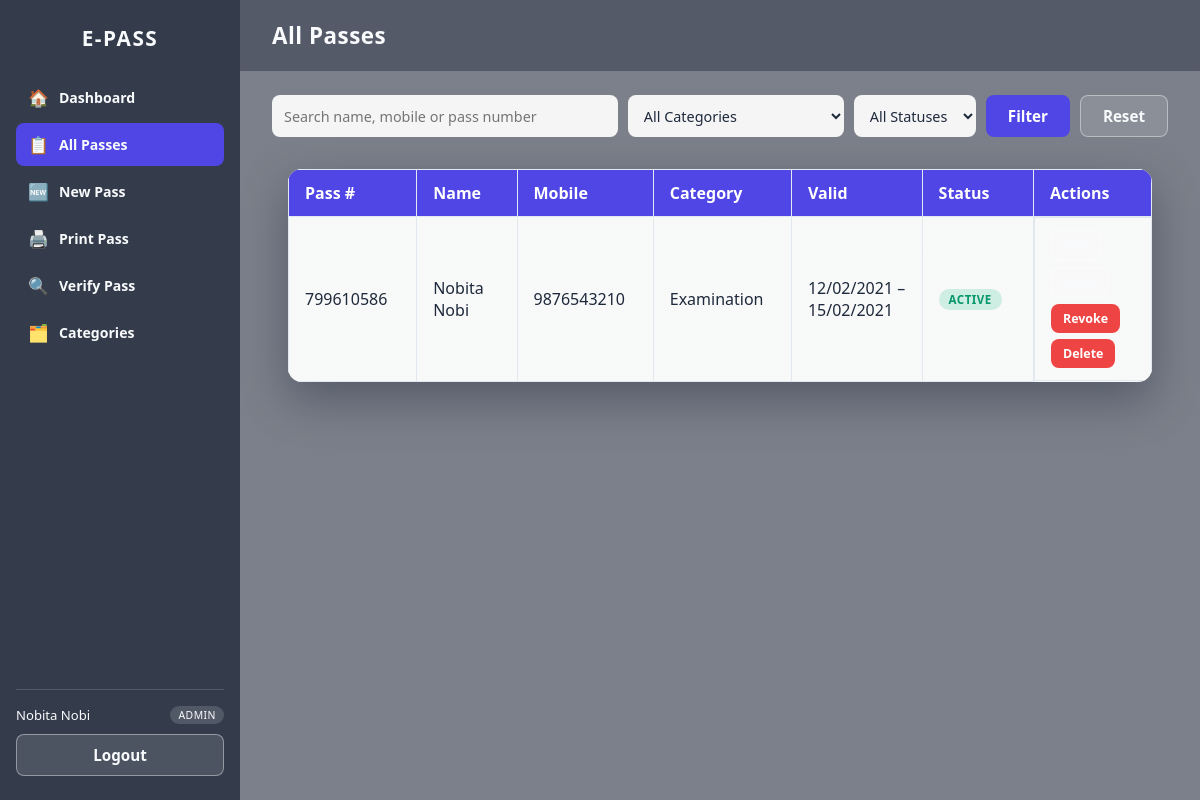
Page /Dashboard/Passes.php (signed in) on the earlier database version.
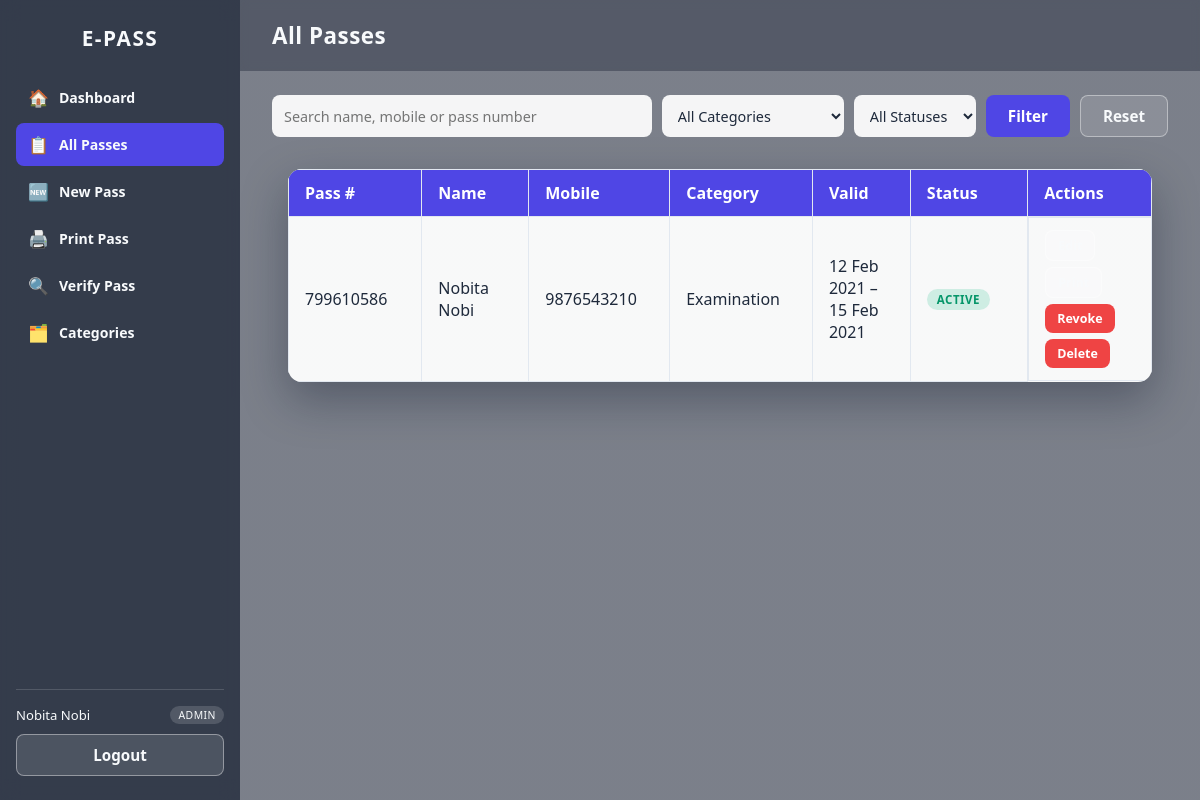
Same page on the later database version.
### tables this page shows
CREATE TABLE `tblpass` (
  `ID` int(11) NOT NULL AUTO_INCREMENT,
  `PassNumber` int(10) NOT NULL,
  `Name` varchar(50) NOT NULL,
  `Mobile` varchar(15) NOT NULL,
  `email` varchar(80) NOT NULL,
  `IdentityType` varchar(50) NOT NULL,
  `IdentityCardNo` varchar(50) NOT NULL,
  `Category` varchar(50) NOT NULL,
  `FromDate` date NOT NULL,
  `ToDate` date NOT NULL,
  `Status` enum('active','revoked') NOT NULL DEFAULT 'active',
  `CreatedBy` int(11) DEFAULT NULL,
  `CreatedAt` timestamp NOT NULL DEFAULT CURRENT_TIMESTAMP,
  PRIMARY KEY (`ID`),
  UNIQUE KEY `uniq_pass_number` (`PassNumber`),
  KEY `idx_pass_mobile` (`Mobile`),
  KEY `idx_pass_status` (`Status`),
  CONSTRAINT `fk_pass_created_by` FOREIGN KEY (`CreatedBy`) REFERENCES `login` (`ID`) ON DELETE SET NULL
);

### includes/helpers.php (called while the page is built, shortened)
<?php
function e(?string $value): string
{
    return htmlspecialchars($value ?? '', ENT_QUOTES, 'UTF-8');
}
function formatDate(?string $date, string $format = 'd M Y'): string
{
    $dt = DateTime::createFromFormat('Y-m-d', $date);
    return $dt ? $dt->format($format) : e($date);
}

### includes/auth.php (called while the page is built, shortened)
<?php
function requireLogin(string $redirectTo = '../index.php'): array
{
    return currentAdmin($redirectTo);
}
function currentAdmin(string $redirectTo = '../index.php'): array
{
    global $pdo;
    $stmt = $pdo->prepare("SELECT * FROM login WHERE ID = ? AND Status = 'active' LIMIT 1");
    $stmt->execute([$_SESSION['uid']]);
    $row = $stmt->fetch();
    $admin = $row;
    return $admin;
}

### Dashboard/Passes.php (the view, shortened to what this page needs)
<?php
require_once __DIR__ . '/../includes/bootstrap.php';
$admin = requireLogin();
$q        = trim((string) ($_GET['q'] ?? ''));
$page     = max(1, (int) ($_GET['page'] ?? 1));
$perPage  = 15;
$where  = [];
$params = [];
$whereSql = $where ? ('WHERE ' . implode(' AND ', $where)) : '';
$countStmt = $pdo->prepare("SELECT COUNT(*) FROM tblpass $whereSql");
$countStmt->execute($params);
$total = (int) $countStmt->fetchColumn();
$totalPages = max(1, (int) ceil($total / $perPage));
$page = min($page, $totalPages);
$offset = ($page - 1) * $perPage;
$sql = "SELECT * FROM tblpass $whereSql ORDER BY CreatedAt DESC LIMIT $perPage OFFSET $offset";
$stmt = $pdo->prepare($sql);
$stmt->execute($params);
$passes = $stmt->fetchAll();
$pageTitle = 'All Passes';
$activeNav = 'passes';
require __DIR__ . '/../includes/layout_start.php';
?>
<form method="get" action="Passes.php" class="filter-bar">
	<input type="text" name="q" value="<?= e($q) ?>" placeholder="Search name, mobile or pass number">
	<select name="category">
		<option value="">All Categories</option>
	</select>
	<select name="status">
		<option value="">All Statuses</option>
	</select>
	<button type="submit" class="btn btn-primary">Filter</button>
	<a href="Passes.php" class="btn btn-ghost">Reset</a>
</form>
<div class="result-wrap" style="max-width:100%;">
	<table class="result-table data-table">
		<thead>
			<tr><th>Pass #</th><th>Name</th><th>Mobile</th><th>Category</th><th>Valid</th><th>Status</th><th>Actions</th></tr>
		</thead>
		<tbody>
		<?php foreach ($passes as $row): ?>
			<tr>
				<td><?= e((string) $row['PassNumber']) ?></td>
				<td><?= e($row['Name']) ?></td>
				<td><?= e($row['Mobile']) ?></td>
				<td><?= e($row['Category']) ?></td>
				<td><?= formatDate($row['FromDate']) ?> &ndash; <?= formatDate($row['ToDate']) ?></td>
				<td><span class="badge badge-<?= $row['Status'] === 'active' ? 'active' : 'revoked' ?>"><?= e($row['Status']) ?></span></td>
				<td class="actions-cell">
					<a href="NewPass.php?id=<?= (int) $row['ID'] ?>" class="btn btn-ghost btn-sm">Edit</a>
					<a href="PrintPass.php?passnum=<?= (int) $row['PassNumber'] ?>" class="btn btn-ghost btn-sm">Print</a>
					<form method="POST" action="Passes.php" class="inline-form" data-confirm="<?= $row['Status'] === 'active' ? 'Revoke this pass?' : 'Reactivate this pass?' ?>">
						<button type="submit" name="toggle_status" value="1" class="btn btn-sm <?= $row['Status'] === 'active' ? 'btn-danger' : 'btn-accent' ?>"><?= $row['Status'] === 'active' ? 'Revoke' : 'Reactivate' ?></button>
					</form>
					<form method="POST" action="Passes.php" class="inline-form" data-confirm="Delete this pass permanently?">
						<button type="submit" name="delete" value="1" class="btn btn-sm btn-danger">Delete</button>
					</form>
				</td>
			</tr>
		<?php endforeach; ?>
		</tbody>
	</table>
</div>
<?php require __DIR__ . '/../includes/layout_end.php'; ?>

### includes/layout_start.php (shortened to what this page needs)
<?php
$navItems = [
    'dashboard'  => ['label' => 'Dashboard',   'icon' => '🏠', 'href' => 'Dashboard.php'],
    'passes'     => ['label' => 'All Passes',  'icon' => '📋', 'href' => 'Passes.php'],
    'new-pass'   => ['label' => 'New Pass',    'icon' => '🆕', 'href' => 'NewPass.php'],
    'print-pass' => ['label' => 'Print Pass',  'icon' => '🖨️', 'href' => 'PrintPass.php'],
    'view-pass'  => ['label' => 'Verify Pass', 'icon' => '🔍', 'href' => 'ViewPass.php'],
    'category'   => ['label' => 'Categories',  'icon' => '🗂️', 'href' => 'AddCategory.php'],
];
?>
<!DOCTYPE html>
<html lang="en">
<head>
<link rel="stylesheet" href="../assets/css/style.css">
</head>
<body class="bg-cover bg-app">
<div class="app-shell">
	<aside class="sidebar" id="sidebar">
		<div class="sidebar-brand">E-PASS</div>
		<nav class="sidebar-nav">
			<?php foreach ($navItems as $key => $item): ?>
			<a href="<?= e($item['href']) ?>" class="sidebar-link<?= $activeNav === $key ? ' active' : '' ?>">
				<span class="icon" aria-hidden="true"><?= $item['icon'] ?></span><?= e($item['label']) ?>
			</a>
			<?php endforeach; ?>
		</nav>
		<div class="sidebar-footer">
			<div class="sidebar-user">
				<?= e($admin['user'] ?? '') ?>
				<span class="role-badge"><?= e($admin['Role'] ?? '') ?></span>
			</div>
			<a href="Logout.php" class="btn btn-ghost btn-block">Logout</a>
		</div>
	</aside>
	<main class="app-main">
		<header class="app-topbar"><h1><?= e($pageTitle) ?></h1></header>
		<div class="app-content">

### includes/layout_end.php (shortened to what this page needs)
		</div>
	</main>
</div>
</body>
</html>

### assets/css/style.css (style rules this page uses)
:root { --color-primary: #4f46e5; --color-primary-dark: #4338ca; --color-accent: #06b6d4; --color-text: #1e293b; --color-text-light: #f8fafc; --color-card-bg: rgba(15, 23, 42, .55); --radius: 14px; --shadow: 0 18px 45px rgba(15, 23, 42, .35); --transition: .2s ease; }
* { margin: 0; padding: 0; box-sizing: border-box; }
body { font-family: "Segoe UI", Roboto, Helvetica, Arial, sans-serif; color: var(--color-text-light); min-height: 100vh; }
.bg-cover { background-size: cover; background-position: center; background-repeat: no-repeat; background-attachment: fixed; min-height: 100vh; }
.bg-app { background-image: linear-gradient(rgba(15, 23, 42, .55), rgba(15, 23, 42, .55)), url("/Images/gradiant.jpg"); }
.btn { display: inline-block; border: none; border-radius: 8px; padding: 10px 22px; font-size: .95rem; font-weight: 600; font-family: inherit; cursor: pointer; text-decoration: none; text-align: center; transition: transform var(--transition), box-shadow var(--transition), background var(--transition); }
.btn-block { display: block; width: 100%; margin-top: 8px; }
.btn-primary { background: var(--color-primary); color: #fff; }
.btn-ghost { background: rgba(255, 255, 255, .12); color: var(--color-text-light); border: 1px solid rgba(255, 255, 255, .4); }
.result-wrap { max-width: 640px; margin: 32px auto; padding: 0 16px; }
.result-table { width: 100%; border-collapse: collapse; background: rgba(255, 255, 255, .95); color: var(--color-text); border-radius: var(--radius); overflow: hidden; box-shadow: var(--shadow); }
.result-table th, .result-table td { padding: 12px 16px; border: 1px solid #e2e8f0; text-align: left; }
.result-table th { background: var(--color-primary); color: #fff; width: 220px; }
.app-shell { display: flex; min-height: 100vh; }
.sidebar { width: 240px; flex-shrink: 0; background: rgba(15, 23, 42, .65); backdrop-filter: blur(8px); display: flex; flex-direction: column; padding: 24px 16px; position: sticky; top: 0; height: 100vh; overflow-y: auto; }
.sidebar-brand { font-size: 1.3rem; font-weight: 700; letter-spacing: 1.5px; text-align: center; margin-bottom: 24px; }
.sidebar-nav { flex: 1; display: flex; flex-direction: column; gap: 4px; }
.sidebar-link { display: flex; align-items: center; gap: 10px; padding: 10px 12px; border-radius: 8px; color: var(--color-text-light); text-decoration: none; font-weight: 600; font-size: .88rem; transition: background var(--transition); }
.sidebar-link .icon { font-size: 1.05rem; }
.sidebar-link.active { background: var(--color-primary); }
.sidebar-footer { margin-top: 16px; border-top: 1px solid rgba(255, 255, 255, .15); padding-top: 16px; }
.sidebar-user { font-size: .82rem; margin-bottom: 10px; display: flex; align-items: center; justify-content: space-between; gap: 8px; }
.role-badge { background: rgba(255, 255, 255, .15); padding: 2px 8px; border-radius: 999px; font-size: .65rem; text-transform: uppercase; letter-spacing: .5px; }
.app-main { flex: 1; min-width: 0; }
.app-topbar { padding: 20px 32px; background: rgba(15, 23, 42, .35); backdrop-filter: blur(4px); }
.app-topbar h1 { font-size: 1.4rem; letter-spacing: .5px; }
.app-content { padding: 24px 32px 48px; }
.filter-bar { display: flex; flex-wrap: wrap; gap: 10px; margin-bottom: 20px; }
.filter-bar input, .filter-bar select { padding: 10px 12px; border: none; border-radius: 8px; background: rgba(255, 255, 255, .92); font-family: inherit; font-size: .9rem; color: var(--color-text); }
.filter-bar input { flex: 1; min-width: 200px; }
.badge { display: inline-block; padding: 3px 10px; border-radius: 999px; font-size: .72rem; font-weight: 700; text-transform: uppercase; letter-spacing: .5px; }
.badge-active { background: rgba(16, 185, 129, .18); color: #059669; }
.btn-sm { padding: 6px 12px; font-size: .78rem; }
.btn-danger { background: #ef4444; color: #fff; }
.actions-cell { display: flex; flex-wrap: wrap; gap: 6px; align-items: center; }
.inline-form { display: inline-flex; margin: 0; }

Differences in the rows shown:
changed tblpass "Nobita Nobi": FromDate "12/02/2021" → "12 Feb 2021"; ToDate "15/02/2021" → "15 Feb 2021"
